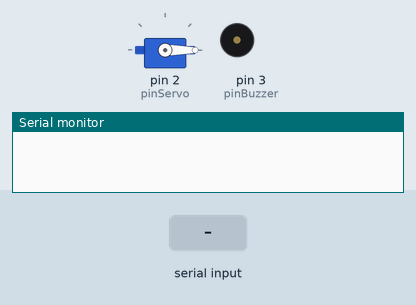
Recording of a sketch running on a simulated Arduino Uno, built with avr-gcc and run on an emulated ATmega328P. On the bench: servo, buzzer (waves = sounding, pin HIGH), the last lines printed to the serial monitor. The test bench sets the inputs (shaded band).

Above: at 1.2 s.
1.3 s: "abrir_puerta\n" received over Serial
At 2.0 s:
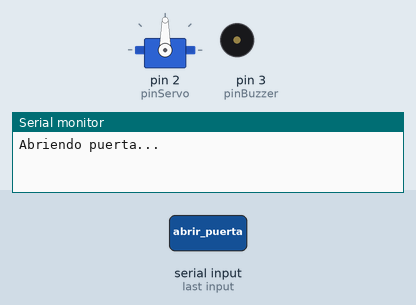
4.3 s: "acceso_denegado\n" received over Serial
At 4.9 s:
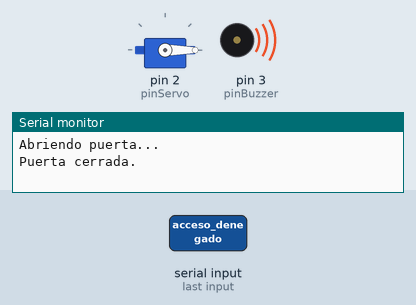
Timing chart, 0 to 11.1 s (numbered marks = the images above; inputs shaded):
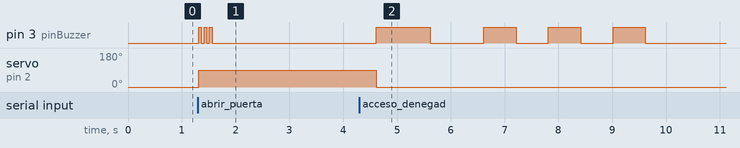

The sketch:

circuit.ino
```cpp
/*
    Este código controla un servo para abrir una puerta y un buzzer para emitir sonidos
    basados en comandos recibidos desde la PC a través del monitor serial.

    Comandos:
    - "abrir_puerta": Abre la puerta (gira el servo) y emite un sonido de confirmación (buzzer)
    - "acceso_denegado": Emite un sonido de error (buzzer)

    Tinkercad: https://www.tinkercad.com/things/2drDvAwTX2o-accionador-puerta/editel?returnTo=https%3A%2F%2Fwww.tinkercad.com%2Fdashboard%2Fdesigns%2Fcircuits&sharecode=hQqR65OFa_NWfJIdk4SUahVpY9dT9atpLgDn1JAIyWw
*/


#include <Servo.h>

Servo servo;
const int pinServo = 2;
const int pinBuzzer = 3;

String comando = "";

void setup() {
  Serial.begin(9600);
  servo.attach(pinServo);
  pinMode(pinBuzzer, OUTPUT);
  servo.write(0);  // Posición inicial
}

void loop() {
  // Si hay datos disponibles desde la PC
  if (Serial.available() > 0) {
    comando = Serial.readStringUntil('\n');  // Leer hasta salto de línea
    comando.trim();

    if (comando == "abrir_puerta") {
      abrirPuerta();
    }
    else if (comando == "acceso_denegado") {
      errorAcceso();
    }
  }
}

void abrirPuerta() {
  Serial.println("Abriendo puerta...");
  servo.write(90);  // Gira el servo (puedes ajustar el ángulo)
  sonar_buzzer(50);
  sonar_buzzer(50);
  sonar_buzzer(50);
  delay(3000);      // Espera 3 segundos
  servo.write(0);   // Regresa a posición inicial
  Serial.println("Puerta cerrada.");
  sonar_buzzer(1000);
}

void errorAcceso() {
  Serial.println("Acceso denegado!");
  for (int i = 0; i < 3; i++) { // Hace 3 pitidos
    sonar_buzzer(600);
  }
}

void sonar_buzzer(int tiempo){
  digitalWrite(pinBuzzer, HIGH);
  delay(tiempo);
  digitalWrite(pinBuzzer, LOW);
  delay(tiempo);

}
```

Measured:
- after the input at 1.3 s, pin 3 (pinBuzzer): alternates HIGH for 0.05 s and LOW for 0.05 s, 6 changes in all, then stays LOW, starting at once; servo on pin 2 (pinServo): 0° → 90° at once
